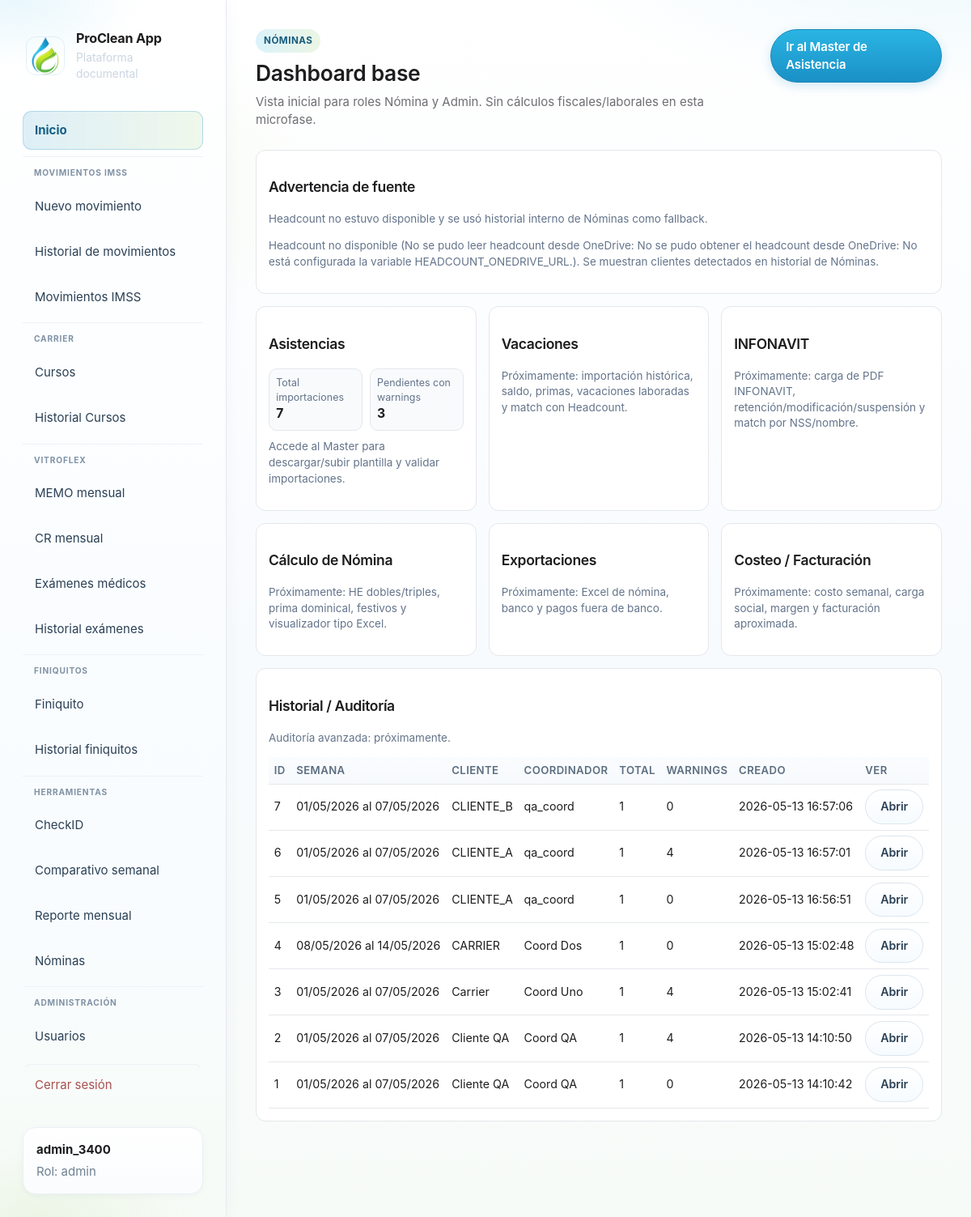
The page /nomina/ (signed in) on the database as committed earlier.
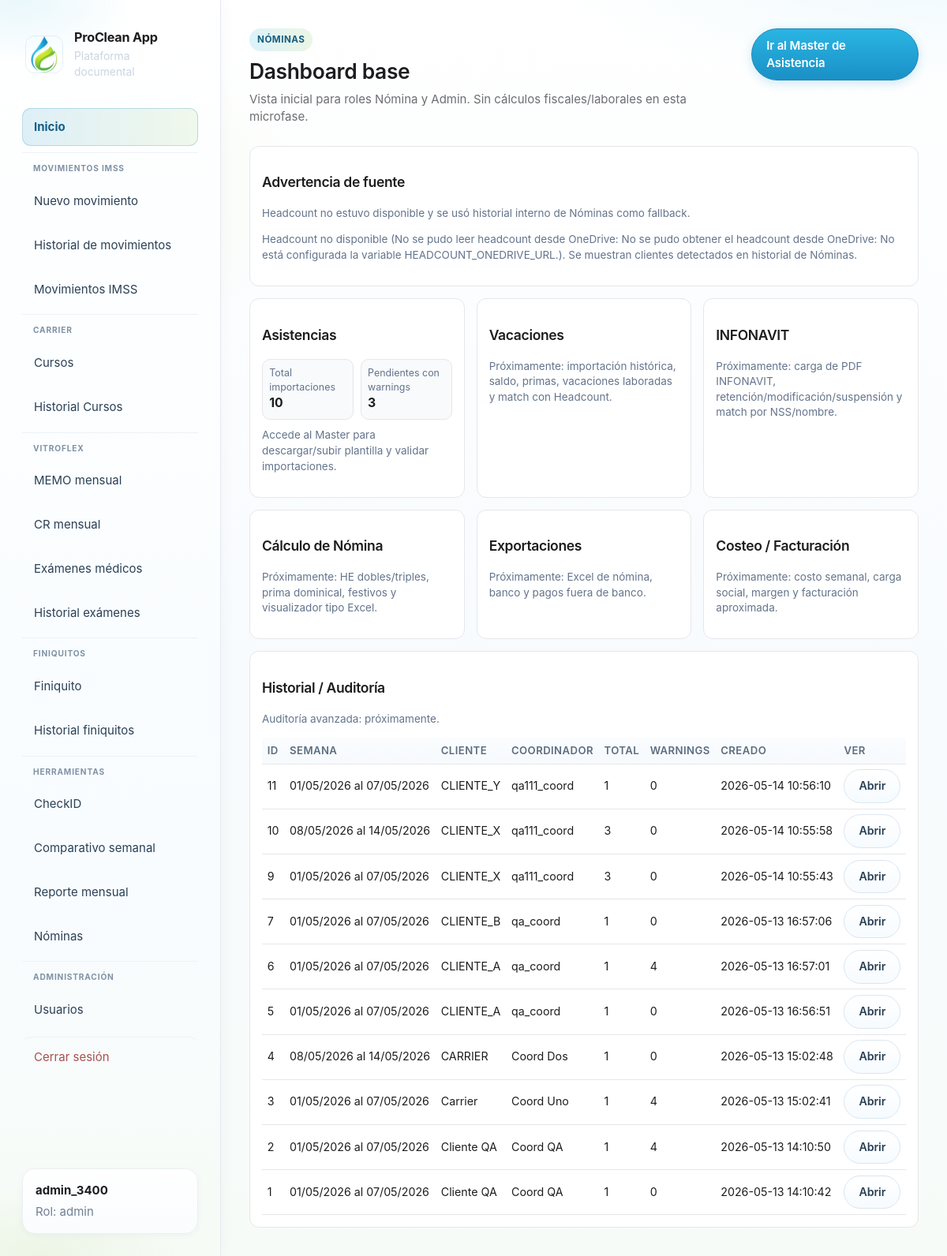
The same page on the database as committed later.
### tables this page shows
CREATE TABLE "users" (
            id INTEGER PRIMARY KEY AUTOINCREMENT,
            username TEXT NOT NULL UNIQUE,
            password_hash TEXT NOT NULL,
            role TEXT NOT NULL CHECK(role IN ('admin','usuario','coordinador','nomina')),
            created_at TEXT NOT NULL
        );

CREATE TABLE nomina_asistencia_imports (
            id INTEGER PRIMARY KEY AUTOINCREMENT,
            semana TEXT NOT NULL,
            fecha_inicio TEXT NOT NULL,
            fecha_fin TEXT NOT NULL,
            cliente TEXT NOT NULL,
            coordinador TEXT NOT NULL,
            filename TEXT NOT NULL,
            status TEXT NOT NULL,
            total_rows INTEGER NOT NULL DEFAULT 0,
            error_count INTEGER NOT NULL DEFAULT 0,
            warning_count INTEGER NOT NULL DEFAULT 0,
            created_by INTEGER,
            created_at TEXT NOT NULL,
            updated_at TEXT NOT NULL,
            raw_json TEXT
        , original_filename TEXT, file_hash TEXT, clientes_json TEXT, headcount_source TEXT);

### modules/nomina/blueprint.py (the view, shortened to what this page needs)
@nomina_bp.get("/")
@_nomina_access_required
def index():
    role = _current_role()
    clientes, agrupaciones, headcount_error, headcount_source = _available_clientes_headcount()
    if role in _NOMINA_DASHBOARD_ROLES:
        dash = nomina_dashboard_overview(_db_path(), recent_limit=12)
        return render_template(
            "nomina/dashboard.html",
            dash=dash,
            headcount_error=headcount_error,
            headcount_source=headcount_source,
        )

### app.py (called while the page is built)
def current_user():
    return getattr(g, "user", None)

def get_user_by_id(user_id: int | None):
    if not user_id:
        return None
    conn = sqlite3.connect(DB_PATH)
    conn.row_factory = sqlite3.Row
    try:
        return conn.execute("SELECT * FROM users WHERE id = ?", (user_id,)).fetchone()
    finally:
        conn.close()

### modules/carrier/blueprint.py (called while the page is built)
@carrier_curso_bp.app_context_processor
def _inject_forms_url():
    return {"carrier_forms_curso_url": FORMS_CURSO_URL}

### modules/comparativo/headcount_service.py (called while the page is built, shortened)
def _headcount_url() -> str:
    return (os.environ.get(HEADCOUNT_ONEDRIVE_URL_ENV, "") or "").strip()

def obtener_df_headcount() -> pd.DataFrame:
    try:
        url = _headcount_url()
        if not url:
            raise ValueError("No está configurada la variable HEADCOUNT_ONEDRIVE_URL.")
    except Exception as exc:
        with _cache_lock:
            if _cache_df is not None and _cache_url_used == _headcount_url():
                stale_age = time.monotonic() - _cache_loaded_at
                if stale_age < (_CACHE_TTL_SEC + _STALE_GRACE_SEC):
                    return _cache_df
        raise ValueError(f"No se pudo obtener el headcount desde OneDrive: {exc}") from exc

### modules/nomina/blueprint.py (called while the page is built)
def _nomina_access_required(view):
    @wraps(view)
    def wrapped(*args, **kwargs):
        if g.user is None:
            return redirect(url_for("login"))
        role = str(g.user.get("role") if isinstance(g.user, dict) else g.user["role"]).strip().lower()
        if role not in _NOMINA_ALLOWED_ROLES:
            abort(403)
        return view(*args, **kwargs)
    return wrapped

def _db_path() -> str:
    return str(current_app.config["DATABASE"])

def _current_role() -> str:
    if g.user is None:
        return ""
    try:
        return str(g.user["role"] or "").strip().lower()
    except Exception:
        return ""

### modules/nomina/db.py (called while the page is built)
def nomina_clientes_from_history(db_path: str) -> list[str]:
    conn = sqlite3.connect(db_path)
    conn.row_factory = sqlite3.Row
    try:
        rows = conn.execute(
            """
            SELECT DISTINCT TRIM(cliente) AS cliente
            FROM nomina_asistencia_rows
            WHERE TRIM(COALESCE(cliente, '')) <> ''
            ORDER BY cliente
            """
        ).fetchall()
        return [str(r["cliente"] or "").strip() for r in rows if str(r["cliente"] or "").strip()]
    finally:
        conn.close()

### templates/nomina/dashboard.html (shortened to what this page needs)
{% extends 'base.html' %}
{% block content %}
<section class="page-head">
  <div>
    <span class="eyebrow">Nóminas</span>
    <h2>Dashboard base</h2>
    <p>Vista inicial para roles Nómina y Admin. Sin cálculos fiscales/laborales en esta microfase.</p>
  </div>
  <a class="btn btn-primary" href="{{ url_for('nomina.master_hub') }}">Ir al Master de Asistencia</a>
</section>
<div class="nd-wrap">
  {% if headcount_source == 'historial_fallback' %}
  <section class="nd-card">
    <h3>Advertencia de fuente</h3>
    <p class="nd-soon">Headcount no estuvo disponible y se usó historial interno de Nóminas como fallback.</p>
    {% if headcount_error %}<p class="nd-soon">{{ headcount_error }}</p>{% endif %}
  </section>
  {% endif %}
  <div class="nd-grid">
    <section class="nd-card">
      <h3>Asistencias</h3>
      <div class="nd-kpis">
        <div class="nd-kpi"><span>Total importaciones</span><strong>{{ dash.total_imports }}</strong></div>
        <div class="nd-kpi"><span>Pendientes con warnings</span><strong>{{ dash.pending_warnings }}</strong></div>
      </div>
      <p class="nd-soon" style="margin-top:.7rem;">Accede al Master para descargar/subir plantilla y validar importaciones.</p>
    </section>
    <section class="nd-card">
      <h3>Vacaciones</h3>
      <p class="nd-soon">Próximamente: importación histórica, saldo, primas, vacaciones laboradas y match con Headcount.</p>
    </section>
    <section class="nd-card">
      <h3>INFONAVIT</h3>
      <p class="nd-soon">Próximamente: carga de PDF INFONAVIT, retención/modificación/suspensión y match por NSS/nombre.</p>
    </section>
    <section class="nd-card">
      <h3>Cálculo de Nómina</h3>
      <p class="nd-soon">Próximamente: HE dobles/triples, prima dominical, festivos y visualizador tipo Excel.</p>
    </section>
    <section class="nd-card">
      <h3>Exportaciones</h3>
      <p class="nd-soon">Próximamente: Excel de nómina, banco y pagos fuera de banco.</p>
    </section>
    <section class="nd-card">
      <h3>Costeo / Facturación</h3>
      <p class="nd-soon">Próximamente: costo semanal, carga social, margen y facturación aproximada.</p>
    </section>
  </div>
  <section class="nd-card">
    <h3>Historial / Auditoría</h3>
    <p class="nd-soon">Auditoría avanzada: próximamente.</p>
    <div class="nd-table-wrap">
      <table class="nd-table">
        <thead>
          <tr>
            <th>ID</th>
            <th>Semana</th>
            <th>Cliente</th>
            <th>Coordinador</th>
            <th>Total</th>
            <th>Warnings</th>
            <th>Creado</th>
            <th>Ver</th>
          </tr>
        </thead>
        <tbody>
          {% for item in dash.recent_imports %}
          <tr>
            <td>{{ item.id }}</td>
            <td>{{ item.semana }}</td>
            <td>{{ item.cliente }}</td>
            <td>{{ item.coordinador }}</td>
            <td>{{ item.total_rows }}</td>
            <td>{{ item.warning_count }}</td>
            <td>{{ item.created_at }}</td>
            <td><a class="btn btn-secondary" href="{{ url_for('nomina.asistencia_importada', import_id=item.id) }}">Abrir</a></td>
          </tr>
          {% endfor %}
        </tbody>
      </table>
    </div>
  </section>
</div>
{% endblock %}

### templates/base.html (shortened to what this page needs)
<!doctype html>
<html lang="es">
<head>
  <link rel="stylesheet" href="{{ url_for('static', filename='style.css') }}">
</head>
<body>
  <div class="app-shell{% if current_user %} app-shell--session{% endif %}">
    {% if current_user %}
    <aside id="app-sidebar" class="sidebar">
      {% include '_sidebar_body.html' %}
    </aside>
    {% endif %}
    <main class="main {% if not current_user %}main-auth{% endif %}">
      {% block content %}{% endblock %}
    </main>
  </div>
</body>
</html>

### templates/_sidebar_body.html
<div class="brand">
  <a class="brand-link" href="{% if current_user.role == 'admin' %}{{ url_for('dashboard') }}{% else %}{{ url_for('home_usuario') }}{% endif %}">
    <img class="brand-logo-icon" src="{{ url_for('static', filename='branding/proclean-isotype.png') }}" width="48" height="48" alt="">
    <div class="brand-text">
      <span class="brand-title">{{ app_name }}</span>
      <p class="brand-tagline">Plataforma documental</p>
    </div>
  </a>
</div>
<nav class="nav" aria-label="Principal">
  {% if current_user.role == 'admin' %}
  <a href="{{ url_for('dashboard') }}" class="nav-link nav-link-home">Inicio</a>
  {% else %}
  <a href="{{ url_for('home_usuario') }}" class="nav-link nav-link-home">Inicio</a>
  {% endif %}
  <div class="nav-group">
    <span class="nav-group-label">Movimientos IMSS</span>
    <a href="{{ url_for('nuevo_formato') }}" class="nav-link">Nuevo movimiento</a>
    <a href="{{ url_for('historial') }}" class="nav-link">Historial de movimientos</a>
    <a href="{{ url_for('exportacion_imss.index') }}" class="nav-link">Movimientos IMSS</a>
  </div>
  <div class="nav-group">
    <span class="nav-group-label">Carrier</span>
    <a href="{{ url_for('carrier_curso.index') }}" class="nav-link">Cursos</a>
    <a href="{{ url_for('carrier_curso.historial_exportaciones') }}" class="nav-link">Historial Cursos</a>
  </div>
  <div class="nav-group">
    <span class="nav-group-label">Vitroflex</span>
    <a href="{{ url_for('vitroflex.memo_mensual') }}" class="nav-link">MEMO mensual</a>
    <a href="{{ url_for('vitroflex.cr_mensual') }}" class="nav-link">CR mensual</a>
    <a href="{{ url_for('examenes_medicos.index') }}" class="nav-link">Exámenes médicos</a>
    <a href="{{ url_for('examenes_medicos.historial_page') }}" class="nav-link">Historial exámenes</a>
  </div>
  <div class="nav-group">
    <span class="nav-group-label">Finiquitos</span>
    <a href="{{ url_for('finiquitos.pagina_finiquito') }}" class="nav-link">Finiquito</a>
    <a href="{{ url_for('finiquitos.pagina_historial') }}" class="nav-link">Historial finiquitos</a>
  </div>
  <div class="nav-group">
    <span class="nav-group-label">Herramientas</span>
    <a href="{{ url_for('checkid_consulta') }}" class="nav-link">CheckID</a>
    <a href="{{ url_for('comparativo.index') }}" class="nav-link">Comparativo semanal</a>
    <a href="{{ url_for('comparativo.reporte_mensual_index') }}" class="nav-link">Reporte mensual</a>
    {% if current_user.role in ['admin', 'coordinador', 'nomina'] %}
    <a href="{{ url_for('nomina.index') }}" class="nav-link">Nóminas</a>
    {% endif %}
  </div>
  {% if current_user.role == 'admin' %}
  <div class="nav-group">
    <span class="nav-group-label">Administración</span>
    <a href="{{ url_for('admin_usuarios') }}" class="nav-link">Usuarios</a>
  </div>
  {% endif %}
  <a href="{{ url_for('logout') }}" class="nav-link danger nav-link-logout">Cerrar sesión</a>
</nav>
<div class="user-box">
  <strong>{{ current_user.username }}</strong>
  <span>Rol: {{ current_user.role }}</span>
</div>

### templates/nomina/dashboard.html (style rules this page uses)
.nd-wrap { display:grid; gap:1rem; }
.nd-grid { display:grid; grid-template-columns:repeat(3, 1fr); gap:1rem; }
.nd-card { background:#fff; border:1px solid #e5e7eb; border-radius:12px; padding:1rem; }
.nd-kpis { display:grid; grid-template-columns:repeat(2,1fr); gap:.6rem; margin-top:.6rem; }
.nd-kpi { background:#f8fafc; border:1px solid #e5e7eb; border-radius:10px; padding:.55rem; }
.nd-kpi span { display:block; color:#64748b; font-size:.83rem; }
.nd-kpi strong { font-size:1.05rem; }
.nd-table-wrap { overflow:auto; }
.nd-table { width:100%; border-collapse:collapse; min-width:760px; }
.nd-table th, .nd-table td { border-bottom:1px solid #e5e7eb; padding:.45rem; text-align:left; }
.nd-soon { color:#64748b; font-size:.9rem; }

Rows that differ between the two databases and show on the page:
added nomina_asistencia_imports: id "11", semana "01/05/2026 al 07/05/2026", cliente "CLIENTE_Y", coordinador "qa111_coord", total_rows "1", warning_count "0", created_at "2026-05-14 10:56:10"
added nomina_asistencia_imports: id "10", semana "08/05/2026 al 14/05/2026", cliente "CLIENTE_X", coordinador "qa111_coord", total_rows "3", warning_count "0", created_at "2026-05-14 10:55:58"
added nomina_asistencia_imports: id "9", semana "01/05/2026 al 07/05/2026", cliente "CLIENTE_X", coordinador "qa111_coord", total_rows "3", warning_count "0", created_at "2026-05-14 10:55:43"
Other text that changed with them:
{{ dash.total_imports }}: "7" → "10"
